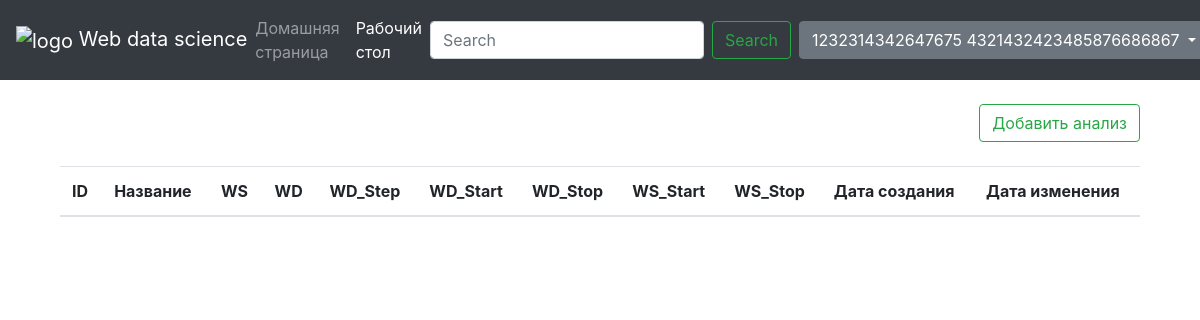
Before: /desktop (signed in) with the older database file.
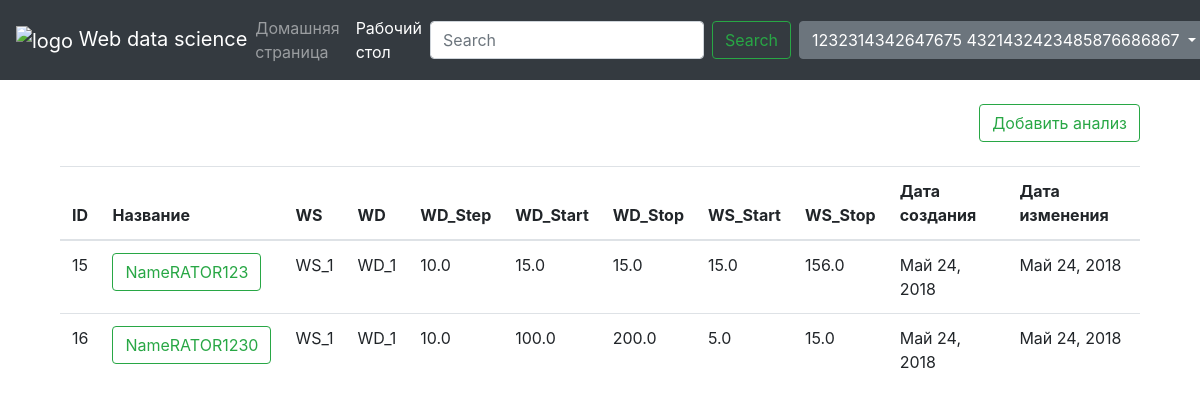
After: the same page with the newer database file.
### data_science_app/models.py (models this page shows, shortened)
class Analise(models.Model):
    user = models.ForeignKey(User, on_delete=models.CASCADE)
    name = models.CharField(max_length=20, verbose_name="Имя анализа", unique=True)
    WS = models.CharField(max_length=20, verbose_name='Сигнал скорости ветра')
    WD = models.CharField(max_length=20, verbose_name='Сигнал направления ветра')
    WD_Step = models.FloatField(default=0, verbose_name="Шаг группировки направления")
    WD_Start = models.FloatField(default=0, verbose_name="Начало сектора направления")
    WD_Stop = models.FloatField(default=0, verbose_name="Конец сектора направления")
    WS_Start = models.FloatField(default=0, verbose_name="Начало диапазона скорости")
    WS_Stop = models.FloatField(default=0, verbose_name="Конец диапазона скорости")
    Date_Create = models.DateField(default=now)
    Date_Modified = models.DateField(default=now)
    File_Data = models.FileField(upload_to="upload_data")
    class Meta:
        verbose_name = "Анализ"
        ordering = ["Date_Modified"]

### data_science_app/views.py (the view)
# urls.py: path('desktop', login_required(views.Desktop.as_view()), name='desktop'),
class Desktop(generic.ListView):
    template_name = "desktop_analises.html"
    model = Analise
    context_object_name = "analises"
    def get_queryset(self):
        return Analise.objects.all()

### data_science_app/templates/desktop_analises.html (shortened to what this page needs)
{% extends 'main.html' %}
{% block page %}
<div class="container">
    <br/>
    <div class="d-flex justify-content-end">
        <a href="{% url 'new_analise' %}" class="btn btn-outline-success">Добавить анализ</a></div>
    <br/>
    <table class="table table-inverse table-hover">
        <thead>
        <tr>
            <th >ID</th>
            <th data-field="name" data-sortable="true">Название</th>
            <th>WS</th>
            <th>WD</th>
            <th>WD_Step</th>
            <th>WD_Start</th>
            <th>WD_Stop</th>
            <th>WS_Start</th>
            <th>WS_Stop</th>
            <th>Дата создания</th>
            <th>Дата изменения</th>
        </tr>
        </thead>
        <tbody>
        {% for analise in analises %}
        {% if analise.user == user %}
        <tr>
            <td>{{ analise.id }}</td>
            <td><a href="{% url 'details' analise.id %}" class="btn btn-outline-success">{{ analise.name }}</a></td>
            <td>{{ analise.WS }}</td>
            <td>{{ analise.WD }}</td>
            <td>{{ analise.WD_Step }}</td>
            <td>{{ analise.WD_Start }}</td>
            <td>{{ analise.WD_Stop }}</td>
            <td>{{ analise.WS_Start }}</td>
            <td>{{ analise.WS_Stop }}</td>
            <td>{{ analise.Date_Create }}</td>
            <td>{{ analise.Date_Modified }}</td>
        </tr>
        {% endif %}
        {% endfor %}
        </tbody>
    </table>
    <br/>
</div>
{% endblock %}

### data_science_app/templates/main.html (shortened to what this page needs)
{% extends "base.html" %}
{% block navigatebar %}
{% url 'home' as home_url %}
{% url 'desktop' as desktop_url %}
<nav class="navbar navbar-expand-lg navbar-dark bg-dark">
    <div class="navbar-brand">
        <img src="https://imgb.androidappsapk.co/150/1/e/6/com.sarakinosproductions.bampis.calculator.png"
             width="40" height="40" alt="logo"> Web data science</div>
    <div class="collapse navbar-collapse" id="navbarSupportedContent">
        <ul class="navbar-nav mr-auto">
            <li class="nav-item">
                <a href="{% url 'home' %}" class="nav-link {% if request.path == home_url %} active {% endif %} ">Домашняя
                    страница</a>
            </li>
            <li class="nav-item">
                <a href="{% url 'desktop' %}" class="nav-link {% if request.path == desktop_url %} active {% endif %} ">Рабочий
                    стол</a>
            </li>
        </ul>
        <form class="form-inline my-2 my-lg-0">
            <input type="text" class="form-control mr-sm-2" placeholder="Search" aria-label="Search">
        </form>
        <button class="btn btn-outline-success my-2 my-sm-0  mr-sm-2">Search</button>
        <div class="dropdown">
            <button class="btn btn-secondary dropdown-toggle" type="button" id="dropdownMenuButton"
                    data-toggle="dropdown"
                    aria-haspopup="true" aria-expanded="false">
                {% if request.user.get_full_name != "" %}{{ request.user.get_full_name }}
                {% else %}{{ request.user }}
                {% endif %}
            </button>
        </div>
    </div>
</nav>
{% endblock %}

### data_science_app/templates/base.html (shortened to what this page needs)
{% load static %}
<!DOCTYPE html>
<html>
<head>
    <link rel="stylesheet" href="https://stackpath.bootstrapcdn.com/bootstrap/4.1.1/css/bootstrap.min.css"
>
</head>
<body>
{% block navigatebar %}{% endblock %}
<div class="container">
{% block page %}{% endblock %}
</div>
</body>
</html>

Changed rows visible on the page:
added Analise: id "15", name "NameRATOR123", WS "WS_1", WD "WD_1", WD_Step "10.0", WD_Start "15.0", WD_Stop "15.0", WS_Start "15.0", WS_Stop "156.0", Date_Create "Май 24, 2018", Date_Modified "Май 24, 2018"
added Analise: id "16", name "NameRATOR1230", WS "WS_1", WD "WD_1", WD_Step "10.0", WD_Start "100.0", WD_Stop "200.0", WS_Start "5.0", WS_Stop "15.0", Date_Create "Май 24, 2018", Date_Modified "Май 24, 2018"
